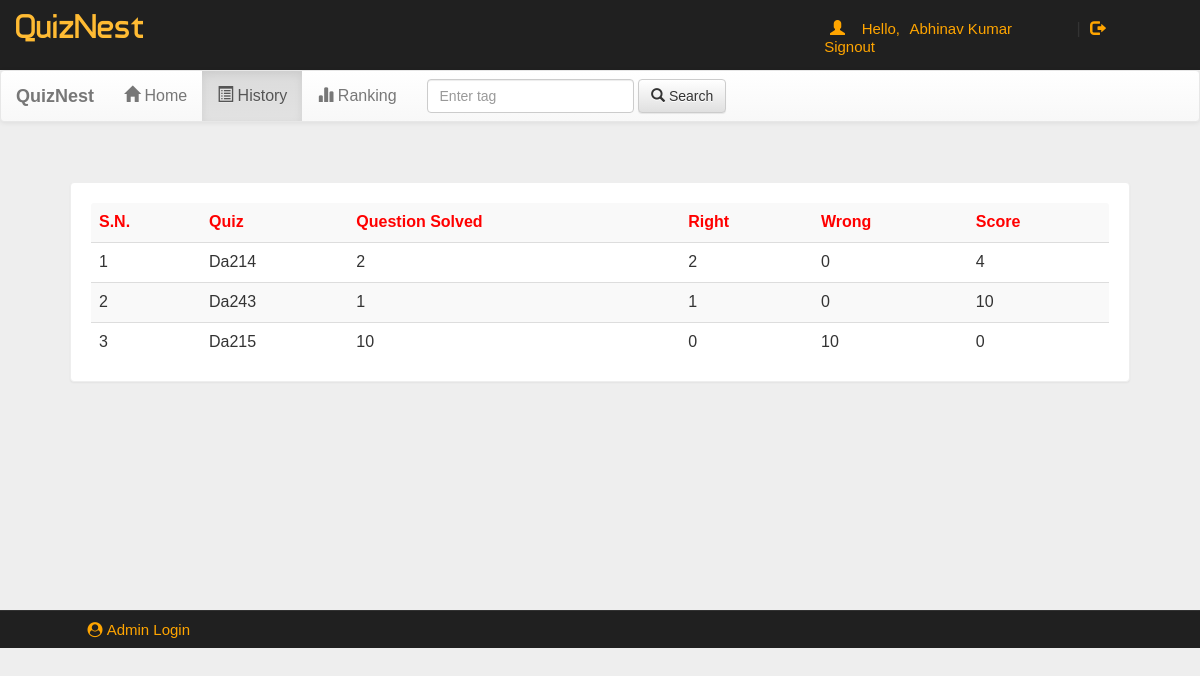
Page /account.php?q=2 (signed in) on the committed database.
### tables this page shows
CREATE TABLE `history` (
  `email` varchar(50) NOT NULL,
  `eid` text NOT NULL,
  `score` int(11) NOT NULL,
  `level` int(11) NOT NULL,
  `sahi` int(11) NOT NULL,
  `wrong` int(11) NOT NULL,
  `date` timestamp NOT NULL DEFAULT current_timestamp() ON UPDATE current_timestamp()
);

CREATE TABLE `quiz` (
  `eid` text NOT NULL,
  `title` varchar(100) NOT NULL,
  `sahi` int(11) NOT NULL,
  `wrong` int(11) NOT NULL,
  `total` int(11) NOT NULL,
  `time` bigint(20) NOT NULL,
  `intro` text NOT NULL,
  `tag` varchar(100) NOT NULL,
  `date` timestamp NOT NULL DEFAULT current_timestamp() ON UPDATE current_timestamp()
);

### account.php (the view, shortened to what this page needs)
<!DOCTYPE html>
<html>
<head>
<link  rel="stylesheet" href="css/bootstrap.min.css"/>
 <link  rel="stylesheet" href="css/bootstrap-theme.min.css"/>
 <link rel="stylesheet" href="css/main.css">
 <link  rel="stylesheet" href="css/font.css">
 <link rel="stylesheet" href="https://cdnjs.cloudflare.com/ajax/libs/font-awesome/4.7.0/css/font-awesome.min.css">
</head>
<body>
<div class="header">
<div class="row">
<div class="col-lg-6">
<span class="logo">QuizNest</span></div>
<div class="col-md-4 col-md-offset-2">
 <?php
 include_once 'dbConnection.php';
  if(!(isset($_SESSION['email']))){
header("location:index.php");
}
else
{
$name = $_SESSION['name'];
$email=$_SESSION['email'];
echo '<span class="pull-right top title1" ><span class="log1"><span class="glyphicon glyphicon-user" aria-hidden="true"></span>&nbsp;&nbsp;&nbsp;&nbsp;Hello,</span> <a href="account.php?q=1" class="log log1">'.$name.'</a>&nbsp;|&nbsp;<a href="logout.php?q=account.php" class="log"><span class="glyphicon glyphicon-log-out" aria-hidden="true"></span>&nbsp;Signout</button></a></span>';
}?>
</div>
</div></div>
<div class="bg">
<nav class="navbar navbar-default title1">
  <div class="container-fluid">
    <div class="navbar-header">
      <a class="navbar-brand" href="#"><b>QuizNest</b></a>
    </div>
    <div class="collapse navbar-collapse" id="bs-example-navbar-collapse-1">
      <ul class="nav navbar-nav">
        <li <?php if(@$_GET['q']==1) echo'class="active"'; ?> ><a href="account.php?q=1"><span class="glyphicon glyphicon-home" aria-hidden="true"></span>&nbsp;Home<span class="sr-only">(current)</span></a></li>
        <li <?php if(@$_GET['q']==2) echo'class="active"'; ?>><a href="account.php?q=2"><span class="glyphicon glyphicon-list-alt" aria-hidden="true"></span>&nbsp;History</a></li>
		<li <?php if(@$_GET['q']==3) echo'class="active"'; ?>><a href="account.php?q=3"><span class="glyphicon glyphicon-stats" aria-hidden="true"></span>&nbsp;Ranking</a></li></ul>
            <form class="navbar-form navbar-left" role="search">
        <div class="form-group">
          <input type="text" class="form-control" placeholder="Enter tag ">
        </div>
        <button type="submit" class="btn btn-default"><span class="glyphicon glyphicon-search" aria-hidden="true"></span>&nbsp;Search</button>
      </form>
      </div>
  </div>
</nav>
<div class="container">
<div class="row">
<div class="col-md-12">
<?php
if(@$_GET['q']== 2)
{
$q=mysqli_query($con,"SELECT * FROM history WHERE email='$email' ORDER BY date DESC " )or die('Error197');
echo  '<div class="panel title">
<table class="table table-striped title1" >
<tr style="color:red"><td><b>S.N.</b></td><td><b>Quiz</b></td><td><b>Question Solved</b></td><td><b>Right</b></td><td><b>Wrong<b></td><td><b>Score</b></td>';
$c=0;
while($row=mysqli_fetch_array($q) )
{
$eid=$row['eid'];
$s=$row['score'];
$w=$row['wrong'];
$r=$row['sahi'];
$qa=$row['level'];
$q23=mysqli_query($con,"SELECT title FROM quiz WHERE  eid='$eid' " )or die('Error208');
while($row=mysqli_fetch_array($q23) )
{
$title=$row['title'];
}
$c++;
echo '<tr><td>'.$c.'</td><td>'.$title.'</td><td>'.$qa.'</td><td>'.$r.'</td><td>'.$w.'</td><td>'.$s.'</td></tr>';
}
echo'</table></div>';
}
?>
</div></div></div></div>
<div class="row footer">
<div class="col-md-3 box">
<a href="#" data-toggle="modal" data-target="#login"><i class="fa fa-user-circle" aria-hidden="true"></i>&nbsp;Admin Login</a></div>
</body>
</html>

### css/main.css (style rules this page uses)
body { overflow-x:hidden; width:100%; font: 15px "Montserrat", "Century Gothic", "Times Roman", sans-serif; background:#eee; min-height:550px; background-attachment:fixed; }
.bg { min-height:540px; }
.panel { border-color:#eee; margin:40px; padding:20px; font: 15px "Century Gothic", "Times Roman", sans-serif; }
.title { font-family:'typo'; }
.header { background:#202020; height:70px; }
.logo { font-family:'typo'; font-size:35px; color:#ffbb33; margin:15px; }
.title1 { font: 16px "Century Gothic", "Times Roman", sans-serif; }
.footer { font-size:15px; text-align:center; border-top:1px solid; border-color:#323232; background-color:#202020; }
.footer a { margin:25px; color:orange; text-decoration:none; font: 15px "Century Gothic", "Times Roman", sans-serif; }
.box { padding:9px; }
.top { margin-top:20px; }
.log1 { font: 15px 'Ubuntu', sans-serif; color:orange; margin-left:10px; }
.log { margin:10px; margin-right:60px; margin-left:5px; color:orange; text-decoration:none; font-size:20px; font-size:15px; }

### rows in the picture
history: eid.title "Da214", level "2", sahi "2", wrong "0", score "4"
history: eid.title "Da243", level "1", sahi "1", wrong "0", score "10"
history: eid.title "Da215", level "10", sahi "0", wrong "10", score "0"

### other values in the picture
$name "Abhinav Kumar"
